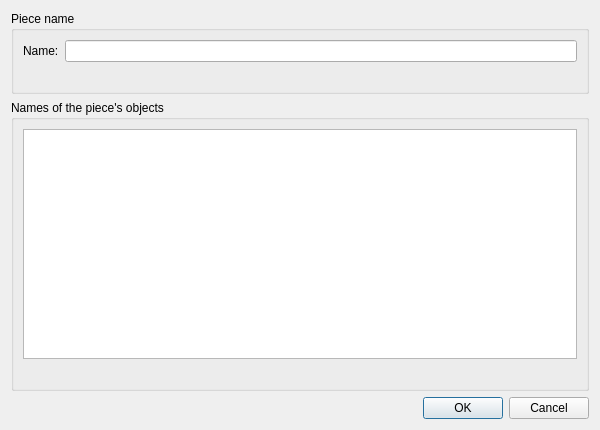
<?xml version="1.0" encoding="UTF-8"?>
<ui version="4.0">
 <class>OPieceImportDialog</class>
 <widget class="QDialog" name="OPieceImportDialog">
  <property name="windowModality">
   <enum>Qt::ApplicationModal</enum>
  </property>
  <property name="geometry">
   <rect>
    <x>0</x>
    <y>0</y>
    <width>600</width>
    <height>430</height>
   </rect>
  </property>
  <property name="windowTitle">
   <string>Insert a piece</string>
  </property>
  <property name="windowIcon">
   <iconset resource="../../../libs/vmisc/share/resources/icon.qrc">
    <normaloff>:/icon/64x64/icon64x64.png</normaloff>:/icon/64x64/icon64x64.png</iconset>
  </property>
  <property name="modal">
   <bool>true</bool>
  </property>
  <layout class="QVBoxLayout" name="verticalLayout">
   <item>
    <widget class="QGroupBox" name="groupName">
     <property name="title">
      <string>Piece name</string>
     </property>
     <layout class="QFormLayout" name="nameLayout">
      <property name="fieldGrowthPolicy">
       <enum>QFormLayout::ExpandingFieldsGrow</enum>
      </property>
      <item row="0" column="0">
       <widget class="QLabel" name="labelName">
        <property name="text">
         <string>Name:</string>
        </property>
       </widget>
      </item>
      <item row="0" column="1">
       <widget class="QLineEdit" name="lineEditName">
        <property name="toolTip">
         <string>Unique pattern piece name</string>
        </property>
       </widget>
      </item>
      <item row="1" column="1">
       <widget class="QLabel" name="labelNameProblem">
        <property name="text">
         <string/>
        </property>
        <property name="wordWrap">
         <bool>true</bool>
        </property>
       </widget>
      </item>
     </layout>
    </widget>
   </item>
   <item>
    <widget class="QGroupBox" name="groupAliases">
     <property name="title">
      <string>Names of the piece's objects</string>
     </property>
     <layout class="QVBoxLayout" name="aliasLayout">
      <item>
       <widget class="QTableWidget" name="tableAliases">
        <property name="alternatingRowColors">
         <bool>true</bool>
        </property>
        <property name="selectionBehavior">
         <enum>QAbstractItemView::SelectRows</enum>
        </property>
        <property name="minimumSize">
         <size>
          <width>0</width>
          <height>200</height>
         </size>
        </property>
       </widget>
      </item>
      <item>
       <widget class="QLabel" name="labelAliasProblem">
        <property name="text">
         <string/>
        </property>
        <property name="wordWrap">
         <bool>true</bool>
        </property>
       </widget>
      </item>
     </layout>
    </widget>
   </item>
   <item>
    <widget class="QDialogButtonBox" name="buttonBox">
     <property name="standardButtons">
      <set>QDialogButtonBox::Cancel|QDialogButtonBox::Ok</set>
     </property>
    </widget>
   </item>
  </layout>
 </widget>
 <resources>
  <include location="../../../libs/vmisc/share/resources/icon.qrc"/>
 </resources>
 <connections>
  <connection>
   <sender>buttonBox</sender>
   <signal>accepted()</signal>
   <receiver>OPieceImportDialog</receiver>
   <slot>accept()</slot>
  </connection>
  <connection>
   <sender>buttonBox</sender>
   <signal>rejected()</signal>
   <receiver>OPieceImportDialog</receiver>
   <slot>reject()</slot>
  </connection>
 </connections>
</ui>
